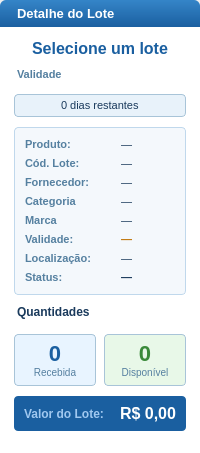
        <widget class="QFrame" name="framePainelDetalhe">
         <property name="styleSheet">
          <string notr="true">QFrame#framePainelDetalhe{background-color:#ffffff;border:1px solid #a8c4d8;border-radius:6px;}</string>
         </property>
         <layout class="QVBoxLayout" name="painelVLayout">
          <property name="spacing">
           <number>0</number>
          </property>
          <property name="leftMargin">
           <number>0</number>
          </property>
          <property name="topMargin">
           <number>0</number>
          </property>
          <property name="rightMargin">
           <number>0</number>
          </property>
          <property name="bottomMargin">
           <number>0</number>
          </property>
          <item>
           <widget class="QLabel" name="lblDetalheTitle">
            <property name="styleSheet">
             <string notr="true">QLabel{background:qlineargradient(x1:0,y1:0,x2:0,y2:1,stop:0 #3585c8,stop:1 #1a5fa0);color:white;font-size:13px;font-weight:bold;padding:6px 14px;border-top-left-radius:6px;border-top-right-radius:6px;}</string>
            </property>
            <property name="text">
             <string>Detalhe do Lote</string>
            </property>
           </widget>
          </item>
          <item>
           <widget class="QFrame" name="frameDetalheConteudo">
            <property name="styleSheet">
             <string notr="true">QFrame#frameDetalheConteudo{background-color:#ffffff;}</string>
            </property>
            <layout class="QVBoxLayout" name="detalheConteudoVLayout">
             <property name="spacing">
              <number>10</number>
             </property>
             <property name="leftMargin">
              <number>14</number>
             </property>
             <property name="topMargin">
              <number>12</number>
             </property>
             <property name="rightMargin">
              <number>14</number>
             </property>
             <property name="bottomMargin">
              <number>12</number>
             </property>
             <item>
              <widget class="QLabel" name="lblDetalheNumLote">
               <property name="styleSheet">
                <string notr="true">font-size:16px;font-weight:bold;color:#1a5fa0;</string>
               </property>
               <property name="text">
                <string>Selecione um lote</string>
               </property>
               <property name="alignment">
                <set>Qt::AlignCenter</set>
               </property>
               <property name="wordWrap">
                <bool>true</bool>
               </property>
              </widget>
             </item>
             <item>
              <widget class="QLabel" name="lblValidadeIndicadorTitle">
               <property name="styleSheet">
                <string notr="true">font-size:11px;font-weight:bold;color:#5580a0;border-bottom:1px solid #dce8f0;padding-bottom:2px;</string>
               </property>
               <property name="text">
                <string>Validade</string>
               </property>
              </widget>
             </item>
             <item>
              <widget class="QProgressBar" name="progressBarValidade">
               <property name="styleSheet">
                <string notr="true">
                  QProgressBar{background-color:#e8f2fa;border:1px solid #a8c4d8;border-radius:4px;font-size:11px;color:#1a3a5c;text-align:center;}
                  QProgressBar::chunk{background:qlineargradient(x1:0,y1:0,x2:1,y2:0,stop:0 #5cb85c,stop:0.6 #f0a030,stop:1 #e03030);border-radius:3px;}
                 </string>
               </property>
               <property name="value">
                <number>0</number>
               </property>
               <property name="textVisible">
                <bool>true</bool>
               </property>
               <property name="format">
                <string>%v dias restantes</string>
               </property>
              </widget>
             </item>
             <item>
              <widget class="QFrame" name="frameCamposDetalhe">
               <property name="styleSheet">
                <string notr="true">QFrame#frameCamposDetalhe{background-color:#f4f8fc;border:1px solid #c0d8ec;border-radius:4px;}</string>
               </property>
               <layout class="QVBoxLayout" name="camposDetalheVLayout">
                <property name="spacing">
                 <number>6</number>
                </property>
                <property name="leftMargin">
                 <number>10</number>
                </property>
                <property name="topMargin">
                 <number>10</number>
                </property>
                <property name="rightMargin">
                 <number>10</number>
                </property>
                <property name="bottomMargin">
                 <number>10</number>
                </property>
                <item>
                 <layout class="QHBoxLayout">
                  <property name="spacing">
                   <number>6</number>
                  </property>
                  <item>
                   <widget class="QLabel" name="lblDetProdutoLabel">
                    <property name="styleSheet">
                     <string notr="true">font-size:11px;font-weight:bold;color:#5580a0;min-width:90px;</string>
                    </property>
                    <property name="text">
                     <string>Produto:</string>
                    </property>
                   </widget>
                  </item>
                  <item>
                   <widget class="QLabel" name="lblDetProdutoValor">
                    <property name="styleSheet">
                     <string notr="true">font-size:11px;color:#1a3a5c;</string>
                    </property>
                    <property name="text">
                     <string>—</string>
                    </property>
                   </widget>
                  </item>
                 </layout>
                </item>
                <item>
                 <layout class="QHBoxLayout">
                  <property name="spacing">
                   <number>6</number>
                  </property>
                  <item>
                   <widget class="QLabel" name="lblDetCodLoteLabel">
                    <property name="styleSheet">
                     <string notr="true">font-size:11px;font-weight:bold;color:#5580a0;min-width:90px;</string>
                    </property>
                    <property name="text">
                     <string>Cód. Lote:</string>
                    </property>
                   </widget>
                  </item>
                  <item>
                   <widget class="QLabel" name="lblDetCodLoteValor">
                    <property name="styleSheet">
                     <string notr="true">font-size:11px;color:#1a3a5c;</string>
                    </property>
                    <property name="text">
                     <string>—</string>
                    </property>
                   </widget>
                  </item>
                 </layout>
                </item>
                <item>
                 <layout class="QHBoxLayout">
                  <property name="spacing">
                   <number>6</number>
                  </property>
                  <item>
                   <widget class="QLabel" name="lblDetFornecLabel">
                    <property name="styleSheet">
                     <string notr="true">font-size:11px;font-weight:bold;color:#5580a0;min-width:90px;</string>
                    </property>
                    <property name="text">
                     <string>Fornecedor:</string>
                    </property>
                   </widget>
                  </item>
                  <item>
                   <widget class="QLabel" name="lblDetFornecValor">
                    <property name="styleSheet">
                     <string notr="true">font-size:11px;color:#1a3a5c;</string>
                    </property>
                    <property name="text">
                     <string>—</string>
                    </property>
                   </widget>
                  </item>
                 </layout>
                </item>
                <item>
                 <layout class="QHBoxLayout">
                  <property name="spacing">
                   <number>6</number>
                  </property>
                  <item>
                   <widget class="QLabel" name="lblDetNFLabel">
                    <property name="styleSheet">
                     <string notr="true">font-size:11px;font-weight:bold;color:#5580a0;min-width:90px;</string>
                    </property>
                    <property name="text">
                     <string>Categoria</string>
                    </property>
                   </widget>
                  </item>
                  <item>
                   <widget class="QLabel" name="lblDetNFValor">
                    <property name="styleSheet">
                     <string notr="true">font-size:11px;color:#1a3a5c;</string>
                    </property>
                    <property name="text">
                     <string>—</string>
                    </property>
                   </widget>
                  </item>
                 </layout>
                </item>
                <item>
                 <layout class="QHBoxLayout">
                  <property name="spacing">
                   <number>6</number>
                  </property>
                  <item>
                   <widget class="QLabel" name="lblDetFabLabel">
                    <property name="styleSheet">
                     <string notr="true">font-size:11px;font-weight:bold;color:#5580a0;min-width:90px;</string>
                    </property>
                    <property name="text">
                     <string>Marca</string>
                    </property>
                   </widget>
                  </item>
                  <item>
                   <widget class="QLabel" name="lblDetFabValor">
                    <property name="styleSheet">
                     <string notr="true">font-size:11px;color:#1a3a5c;</string>
                    </property>
                    <property name="text">
                     <string>—</string>
                    </property>
                   </widget>
                  </item>
                 </layout>
                </item>
                <item>
                 <layout class="QHBoxLayout">
                  <property name="spacing">
                   <number>6</number>
                  </property>
                  <item>
                   <widget class="QLabel" name="lblDetValidLabel">
                    <property name="styleSheet">
                     <string notr="true">font-size:11px;font-weight:bold;color:#5580a0;min-width:90px;</string>
                    </property>
                    <property name="text">
                     <string>Validade:</string>
                    </property>
                   </widget>
                  </item>
                  <item>
                   <widget class="QLabel" name="lblDetValidValor">
                    <property name="styleSheet">
                     <string notr="true">font-size:11px;font-weight:bold;color:#c07810;</string>
                    </property>
                    <property name="text">
                     <string>—</string>
                    </property>
                   </widget>
                  </item>
                 </layout>
                </item>
                <item>
                 <layout class="QHBoxLayout">
                  <property name="spacing">
                   <number>6</number>
                  </property>
                  <item>
                   <widget class="QLabel" name="lblDetLocLabel">
                    <property name="styleSheet">
                     <string notr="true">font-size:11px;font-weight:bold;color:#5580a0;min-width:90px;</string>
                    </property>
                    <property name="text">
                     <string>Localização:</string>
                    </property>
                   </widget>
                  </item>
                  <item>
                   <widget class="QLabel" name="lblDetLocValor">
                    <property name="styleSheet">
                     <string notr="true">font-size:11px;color:#1a3a5c;</string>
                    </property>
                    <property name="text">
                     <string>—</string>
                    </property>
                   </widget>
                  </item>
                 </layout>
                </item>
                <item>
                 <layout class="QHBoxLayout">
                  <property name="spacing">
                   <number>6</number>
                  </property>
                 </layout>
                </item>
                <item>
                 <layout class="QHBoxLayout">
                  <property name="spacing">
                   <number>6</number>
                  </property>
                  <item>
                   <widget class="QLabel" name="lblDetStatusLabel">
                    <property name="styleSheet">
                     <string notr="true">font-size:11px;font-weight:bold;color:#5580a0;min-width:90px;</string>
                    </property>
                    <property name="text">
                     <string>Status:</string>
                    </property>
                   </widget>
                  </item>
                  <item>
                   <widget class="QLabel" name="lblDetStatusValor">
                    <property name="styleSheet">
                     <string notr="true">font-size:11px;font-weight:bold;color:#1a3a5c;</string>
                    </property>
                    <property name="text">
                     <string>—</string>
                    </property>
                   </widget>
                  </item>
                 </layout>
                </item>
               </layout>
              </widget>
             </item>
             <item>
              <widget class="QLabel" name="lblQtdsTitle">
               <property name="styleSheet">
                <string notr="true">font-size:12px;font-weight:bold;color:#1a3a5c;border-bottom:2px solid #3585c8;padding-bottom:3px;</string>
               </property>
               <property name="text">
                <string>Quantidades</string>
               </property>
              </widget>
             </item>
             <item>
              <layout class="QHBoxLayout">
               <property name="spacing">
                <number>8</number>
               </property>
               <item>
                <widget class="QFrame" name="frameQtdRec">
                 <property name="styleSheet">
                  <string notr="true">QFrame#frameQtdRec{background-color:#e8f4ff;border:1px solid #a8c4d8;border-radius:4px;}</string>
                 </property>
                 <layout class="QVBoxLayout" name="qtdRecVL">
                  <property name="spacing">
                   <number>0</number>
                  </property>
                  <property name="leftMargin">
                   <number>8</number>
                  </property>
                  <property name="topMargin">
                   <number>6</number>
                  </property>
                  <property name="rightMargin">
                   <number>8</number>
                  </property>
                  <property name="bottomMargin">
                   <number>6</number>
                  </property>
                  <item>
                   <widget class="QLabel" name="lblQtdRecValor">
                    <property name="styleSheet">
                     <string notr="true">font-size:22px;font-weight:bold;color:#1a5fa0;</string>
                    </property>
                    <property name="text">
                     <string>0</string>
                    </property>
                    <property name="alignment">
                     <set>Qt::AlignCenter</set>
                    </property>
                   </widget>
                  </item>
                  <item>
                   <widget class="QLabel" name="lblQtdRecLabel">
                    <property name="styleSheet">
                     <string notr="true">font-size:10px;color:#5580a0;</string>
                    </property>
                    <property name="text">
                     <string>Recebida</string>
                    </property>
                    <property name="alignment">
                     <set>Qt::AlignCenter</set>
                    </property>
                   </widget>
                  </item>
                 </layout>
                </widget>
               </item>
               <item>
                <widget class="QFrame" name="frameQtdDisp">
                 <property name="styleSheet">
                  <string notr="true">QFrame#frameQtdDisp{background-color:#e8f8e8;border:1px solid #a8c4d8;border-radius:4px;}</string>
                 </property>
                 <layout class="QVBoxLayout" name="qtdDispVL">
                  <property name="spacing">
                   <number>0</number>
                  </property>
                  <property name="leftMargin">
                   <number>8</number>
                  </property>
                  <property name="topMargin">
                   <number>6</number>
                  </property>
                  <property name="rightMargin">
                   <number>8</number>
                  </property>
                  <property name="bottomMargin">
                   <number>6</number>
                  </property>
                  <item>
                   <widget class="QLabel" name="lblQtdDispValor">
                    <property name="styleSheet">
                     <string notr="true">font-size:22px;font-weight:bold;color:#3a8a3a;</string>
                    </property>
                    <property name="text">
                     <string>0</string>
                    </property>
                    <property name="alignment">
                     <set>Qt::AlignCenter</set>
                    </property>
                   </widget>
                  </item>
                  <item>
                   <widget class="QLabel" name="lblQtdDispLabel">
                    <property name="styleSheet">
                     <string notr="true">font-size:10px;color:#5580a0;</string>
                    </property>
                    <property name="text">
                     <string>Disponível</string>
                    </property>
                    <property name="alignment">
                     <set>Qt::AlignCenter</set>
                    </property>
                   </widget>
                  </item>
                 </layout>
                </widget>
               </item>
              </layout>
             </item>
             <item>
              <widget class="QFrame" name="frameValorLote">
               <property name="styleSheet">
                <string notr="true">QFrame#frameValorLote{background-color:#1a5fa0;border-radius:4px;}</string>
               </property>
               <layout class="QHBoxLayout" name="valorLoteHL">
                <property name="leftMargin">
                 <number>10</number>
                </property>
                <property name="topMargin">
                 <number>8</number>
                </property>
                <property name="rightMargin">
                 <number>10</number>
                </property>
                <property name="bottomMargin">
                 <number>8</number>
                </property>
                <item>
                 <widget class="QLabel" name="lblValorLoteLabel">
                  <property name="styleSheet">
                   <string notr="true">font-size:12px;font-weight:bold;color:#a0c8f0;</string>
                  </property>
                  <property name="text">
                   <string>Valor do Lote:</string>
                  </property>
                 </widget>
                </item>
                <item>
                 <spacer name="valorLoteSpacer">
                  <property name="orientation">
                   <enum>Qt::Horizontal</enum>
                  </property>
                  <property name="sizeHint" stdset="0">
                   <size>
                    <width>10</width>
                    <height>10</height>
                   </size>
                  </property>
                 </spacer>
                </item>
                <item>
                 <widget class="QLabel" name="lblValorLoteValor">
                  <property name="styleSheet">
                   <string notr="true">font-size:16px;font-weight:bold;color:white;</string>
                  </property>
                  <property name="text">
                   <string>R$ 0,00</string>
                  </property>
                 </widget>
                </item>
               </layout>
              </widget>
             </item>
             <item>
              <spacer name="detalheBottomSpacer">
               <property name="orientation">
                <enum>Qt::Vertical</enum>
               </property>
               <property name="sizeHint" stdset="0">
                <size>
                 <width>10</width>
                 <height>10</height>
                </size>
               </property>
              </spacer>
             </item>
            </layout>
           </widget>
          </item>
         </layout>
        </widget>
